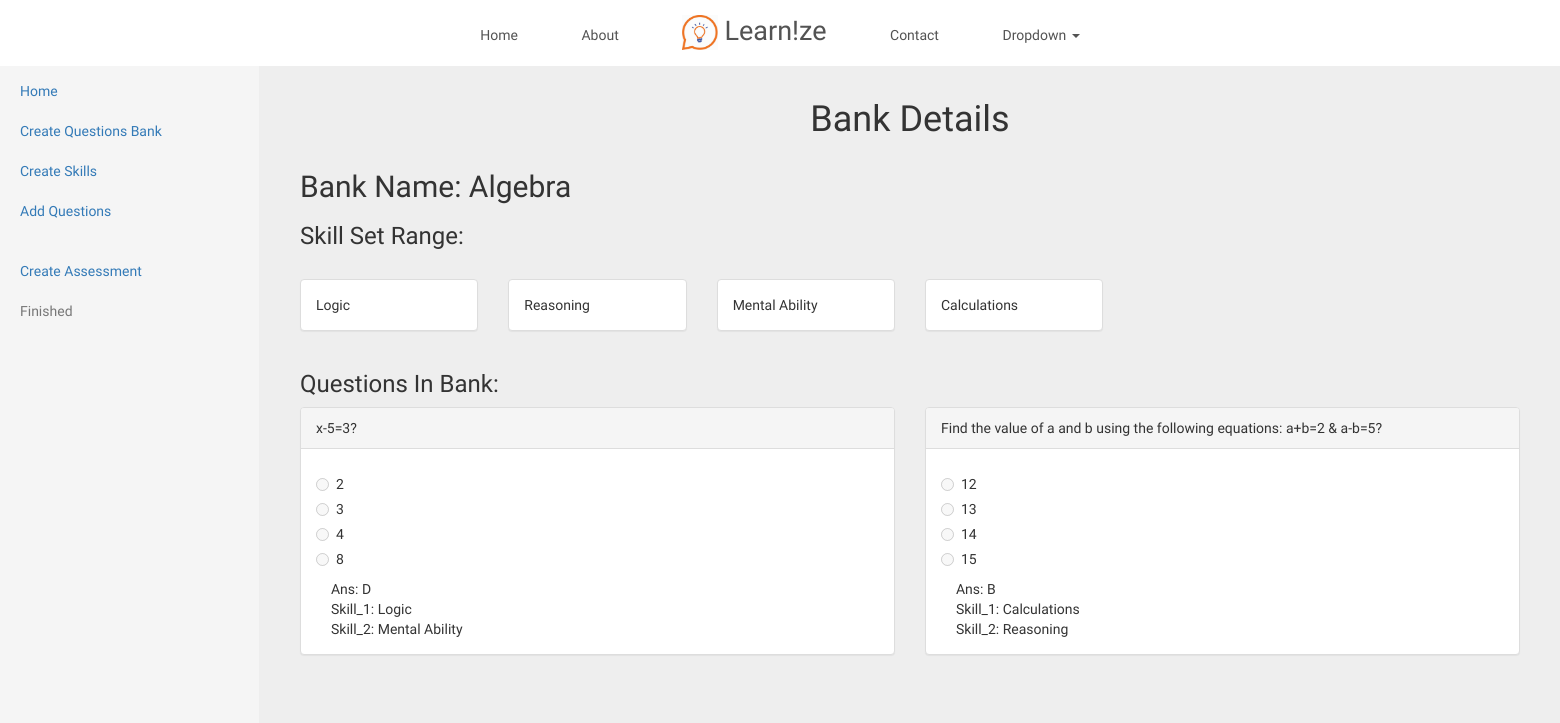
/assessment/wizard/questionbank/1/, run on the app's committed database.
### Assessment/models.py (models this page shows, shortened)
class questionBank(models.Model):
	name = models.CharField(max_length=250)

class Skill(models.Model):
	questionBank=models.ForeignKey(questionBank, on_delete=models.CASCADE)
	skill=models.CharField(max_length=250)

class Question(models.Model):
	questionBank=models.ForeignKey(questionBank, on_delete=models.CASCADE)
	question = models.CharField(max_length=1250)
	A = models.CharField(max_length=250)
	B = models.CharField(max_length=250)
	C = models.CharField(max_length=250)
	D = models.CharField(max_length=250)
	ans = models.CharField(max_length=3)
	skill1=models.ForeignKey(Skill, on_delete=models.CASCADE, related_name='skill1')
	skill2=models.ForeignKey(Skill, on_delete=models.CASCADE, related_name='skill2')

### Assessment/views.py (the view)
# urls.py: url(r'^wizard/questionbank/(?P<bank_id>[0-9]+)/$', views.assessmentWizardBankDetail, name='wizardBankDetail'),
def assessmentWizardBankDetail(request, bank_id):
	cur_bank=questionBank.objects.get(pk=bank_id)
	req_skills=cur_bank.skill_set.all()
	req_ques=cur_bank.question_set.all()
	context = {
		'cur_bank':cur_bank,
		'req_skills': req_skills,
		'req_ques': req_ques,
	}
	return render(request, 'Assessment/wizard/bankDetail.html',context )

### Assessment/templates/Assessment/wizard/bankDetail.html
{% extends 'Assessment/wizard.html' %}
{% load staticfiles %}
{% block wizardType %}
<div class="col-sm-9 col-sm-offset-3 col-md-10 col-md-offset-2 main">
      <h1 class="page-header"><center>Bank Details</center></h1>
      <h2>Bank Name: {{ cur_bank.name }}</h2>
      <h3>Skill Set Range:</h3>
      <br>
      <div class="row">
      {% for skill in req_skills %}
      <div class="col-sm-2">
      <div class="panel panel-default">
        <div class="panel-body">
        {{ skill.skill }}
        </div>
      </div>
    </div>
    {% endfor %}
    </div>
      <h3>Questions In Bank:</h3>
      <div class="row">
      {% for ques in req_ques %}
      <div class="col-sm-6">
      <div class="panel panel-default">
        <div class="panel-heading">
        {{ ques.question }}?
        </div>
        <div class="panel-body">
        <div class="radio disabled">
            <label><input type="radio" name="optradio" disabled>{{ques.A}}</label>
          </div>
          <div class="radio disabled">
            <label><input type="radio" name="optradio" disabled>{{ques.B}}</label>
          </div>
          <div class="radio disabled">
            <label><input type="radio" name="optradio" disabled>{{ques.C}}</label>
          </div>
          <div class="radio disabled">
            <label><input type="radio" name="optradio" disabled>{{ques.D}}</label>
          </div>
          <div class="container">
              Ans: {{ques.ans}}
          </div>
          <div class="container">
              Skill_1: {{ques.skill1.skill}}
          </div>
          <div class="container">
              Skill_2: {{ques.skill2.skill}}
          </div>
        </div>
      </div>
    </div>
    {% endfor %}
    </div>
</div>
{% endblock %}

### Assessment/static/Assessment/style.css (style rules this page uses)
body { font-family: 'Raleway', sans-serif; background-color: #eee; }

### Assessment/static/Assessment/wizard.css (style rules this page uses)
.main { padding: 20px; }
@media (min-width: 768px) { .main { padding-right: 40px; padding-left: 40px; } }
.main .page-header { margin-top: 0; }

### data on the page
questionBank: name "Algebra"
Skill: skill "Logic"
Skill: skill "Reasoning"
Skill: skill "Mental Ability"
Skill: skill "Calculations"
Question: question "x-5=3", A "2", B "3", C "4", D "8", ans "D", skill1.skill "Logic", skill2.skill "Mental Ability"
Question: question "Find the value of a and b using the following equations: a+b=2 & a-b=5", A "12", B "13", C "14", D "15", ans "B", skill1.skill "Calculations", skill2.skill "Reasoning"
